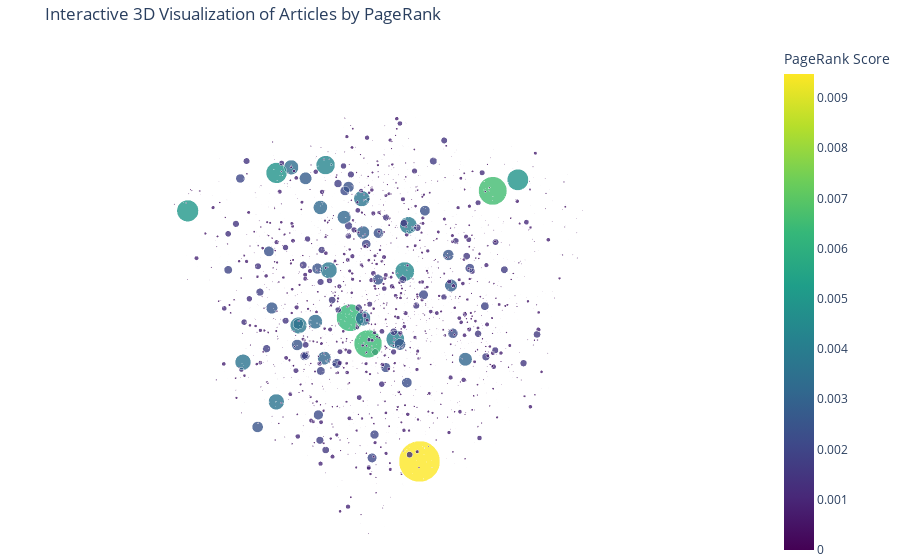

Write notebook code for a chart like this one.
### Markdown cell above
From this chart, we can see that even the top hub scores in the entire graph are still relatively low, with the highest being 'United States' with a score of around .009. We can also see that the top 10 articles with the highest PageRank seem very similar to those most visited articles.

### Code cell
# Visualize all articles in 3d space, with size based on hub score

import plotly.graph_objects as go

# Generate positions for articles in 3D space using a random distribution
num_nodes = len(G.nodes())
x_vals = np.random.uniform(-0.2, 0.2, num_nodes)  # size of space
y_vals = np.random.uniform(-0.2, 0.2, num_nodes)  
z_vals = np.random.uniform(-0.2, 0.2, num_nodes)  

# Get PageRank scores and normalize them for point sizes
pagerank_scores = df_hubs.set_index("article_names")["hub_score"].to_dict()
sizes = [pagerank_scores.get(node, 0) * 3000 for node in G.nodes()] 
colors = [pagerank_scores.get(node, 0) for node in G.nodes()]  


# Create a Plotly 3D scatter plot
fig = go.Figure()
fig.add_trace(go.Scatter3d(
    x=x_vals,
    y=y_vals,
    z=z_vals,
    mode='markers',
    marker=dict(
        size=sizes,
        color=colors,
        colorscale='Viridis',
        opacity=0.8,
        colorbar=dict(title='PageRank Score')
    ),
    text=list(G.nodes()),  # Add node names for hover info
    hoverinfo='text'
))

# Update layout for better visualization
fig.update_layout(
    title='Interactive 3D Visualization of Articles by PageRank',
    scene=dict(
        xaxis=dict(visible=False),
        yaxis=dict(visible=False),
        zaxis=dict(visible=False)
    ),
    paper_bgcolor='white',  # Blank background
    margin=dict(l=0, r=0, b=0, t=40)
)

# Display the interactive plot
fig.show()

### Figure 1 — Plotly figure (JSON) as saved in the notebook; plotly's stock layout.template omitted (floating-point values rounded to 4 significant figures; data arrays with more than 128 entries replaced by an {"elided": "..."} marker saying what was removed)
{"data": [{"hoverinfo": "text", "marker": {"color": {"elided": "4592 float values"}, "colorbar": {"title": {"text": "PageRank Score"}}, "colorscale": [[0, "#440154"], [0.1111, "#482878"], [0.2222, "#3e4989"], [0.3333, "#31688e"], [0.4444, "#26828e"], [0.5556, "#1f9e89"], [0.6667, "#35b779"], [0.7778, "#6ece58"], [0.8889, "#b5de2b"], [1, "#fde725"]], "opacity": 0.8, "size": {"elided": "4592 float values"}}, "mode": "markers", "text": {"elided": "4592 str values"}, "type": "scatter3d", "x": {"elided": "4592 float values"}, "y": {"elided": "4592 float values"}, "z": {"elided": "4592 float values"}}], "layout": {"margin": {"b": 0, "l": 0, "r": 0, "t": 40}, "paper_bgcolor": "white", "scene": {"xaxis": {"visible": false}, "yaxis": {"visible": false}, "zaxis": {"visible": false}}, "title": {"text": "Interactive 3D Visualization of Articles by PageRank"}}}
